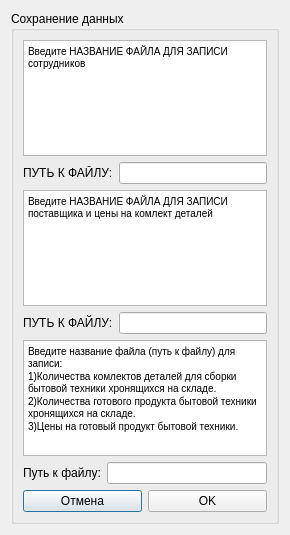
<?xml version="1.0" encoding="UTF-8"?>
<ui version="4.0">
 <class>Save_Data</class>
 <widget class="QDialog" name="Save_Data">
  <property name="geometry">
   <rect>
    <x>0</x>
    <y>0</y>
    <width>290</width>
    <height>535</height>
   </rect>
  </property>
  <property name="windowTitle">
   <string>Dialog</string>
  </property>
  <layout class="QGridLayout" name="gridLayout">
   <item row="0" column="0">
    <widget class="QGroupBox" name="groupBox">
     <property name="title">
      <string>Сохранение данных</string>
     </property>
     <layout class="QGridLayout" name="gridLayout_2">
      <item row="0" column="0" colspan="2">
       <layout class="QVBoxLayout" name="verticalLayout">
        <item>
         <widget class="QTextBrowser" name="textBrowser_3">
          <property name="html">
           <string>&lt;!DOCTYPE HTML PUBLIC &quot;-//W3C//DTD HTML 4.0//EN&quot; &quot;http://www.w3.org/TR/REC-html40/strict.dtd&quot;&gt;
&lt;html&gt;&lt;head&gt;&lt;meta name=&quot;qrichtext&quot; content=&quot;1&quot; /&gt;&lt;style type=&quot;text/css&quot;&gt;
p, li { white-space: pre-wrap; }
&lt;/style&gt;&lt;/head&gt;&lt;body style=&quot; font-family:'MS Shell Dlg 2'; font-size:7.8pt; font-weight:400; font-style:normal;&quot;&gt;
&lt;p style=&quot; margin-top:0px; margin-bottom:0px; margin-left:0px; margin-right:0px; -qt-block-indent:0; text-indent:0px;&quot;&gt;&lt;span style=&quot; font-family:'MS Shell Dlg 2';&quot;&gt;Введите НАЗВАНИЕ ФАЙЛА ДЛЯ ЗАПИСИ сотрудников&lt;/span&gt;&lt;/p&gt;&lt;/body&gt;&lt;/html&gt;</string>
          </property>
         </widget>
        </item>
        <item>
         <layout class="QHBoxLayout" name="horizontalLayout">
          <item>
           <widget class="QLabel" name="worker_toFile_label">
            <property name="text">
             <string>&lt;html&gt;&lt;head/&gt;&lt;body&gt;&lt;p&gt;ПУТЬ К ФАЙЛУ:&lt;/p&gt;&lt;/body&gt;&lt;/html&gt;</string>
            </property>
           </widget>
          </item>
          <item>
           <widget class="QLineEdit" name="worker_toFile_line"/>
          </item>
         </layout>
        </item>
       </layout>
      </item>
      <item row="1" column="0" colspan="2">
       <layout class="QVBoxLayout" name="verticalLayout_2">
        <item>
         <widget class="QTextBrowser" name="textBrowser_2">
          <property name="html">
           <string>&lt;!DOCTYPE HTML PUBLIC &quot;-//W3C//DTD HTML 4.0//EN&quot; &quot;http://www.w3.org/TR/REC-html40/strict.dtd&quot;&gt;
&lt;html&gt;&lt;head&gt;&lt;meta name=&quot;qrichtext&quot; content=&quot;1&quot; /&gt;&lt;style type=&quot;text/css&quot;&gt;
p, li { white-space: pre-wrap; }
&lt;/style&gt;&lt;/head&gt;&lt;body style=&quot; font-family:'MS Shell Dlg 2'; font-size:7.8pt; font-weight:400; font-style:normal;&quot;&gt;
&lt;p style=&quot; margin-top:0px; margin-bottom:0px; margin-left:0px; margin-right:0px; -qt-block-indent:0; text-indent:0px;&quot;&gt;&lt;span style=&quot; font-family:'MS Shell Dlg 2';&quot;&gt;Введите НАЗВАНИЕ ФАЙЛА ДЛЯ ЗАПИСИ поставщика и цены на комлект деталей&lt;/span&gt;&lt;/p&gt;&lt;/body&gt;&lt;/html&gt;</string>
          </property>
         </widget>
        </item>
        <item>
         <layout class="QHBoxLayout" name="horizontalLayout_2">
          <item>
           <widget class="QLabel" name="supCost_toFile_label">
            <property name="text">
             <string>ПУТЬ К ФАЙЛУ:</string>
            </property>
           </widget>
          </item>
          <item>
           <widget class="QLineEdit" name="supCost_toFile_line"/>
          </item>
         </layout>
        </item>
       </layout>
      </item>
      <item row="2" column="0" colspan="2">
       <layout class="QVBoxLayout" name="verticalLayout_3">
        <item>
         <widget class="QTextBrowser" name="textBrowser">
          <property name="html">
           <string>&lt;!DOCTYPE HTML PUBLIC &quot;-//W3C//DTD HTML 4.0//EN&quot; &quot;http://www.w3.org/TR/REC-html40/strict.dtd&quot;&gt;
&lt;html&gt;&lt;head&gt;&lt;meta name=&quot;qrichtext&quot; content=&quot;1&quot; /&gt;&lt;style type=&quot;text/css&quot;&gt;
p, li { white-space: pre-wrap; }
&lt;/style&gt;&lt;/head&gt;&lt;body style=&quot; font-family:'MS Shell Dlg 2'; font-size:7.8pt; font-weight:400; font-style:normal;&quot;&gt;
&lt;p style=&quot; margin-top:0px; margin-bottom:0px; margin-left:0px; margin-right:0px; -qt-block-indent:0; text-indent:0px;&quot;&gt;&lt;span style=&quot; font-family:'MS Shell Dlg 2';&quot;&gt;Введите название файла (путь к файлу) для записи:&lt;/span&gt;&lt;/p&gt;
&lt;p style=&quot; margin-top:0px; margin-bottom:0px; margin-left:0px; margin-right:0px; -qt-block-indent:0; text-indent:0px;&quot;&gt;&lt;span style=&quot; font-family:'MS Shell Dlg 2';&quot;&gt;1)Количества комлектов деталей для сборки бытовой техники хронящихся на складе.&lt;/span&gt;&lt;/p&gt;
&lt;p style=&quot; margin-top:0px; margin-bottom:0px; margin-left:0px; margin-right:0px; -qt-block-indent:0; text-indent:0px;&quot;&gt;&lt;span style=&quot; font-family:'MS Shell Dlg 2';&quot;&gt;2)Количества готового продукта бытовой техники хронящихся на складе.&lt;/span&gt;&lt;/p&gt;
&lt;p style=&quot; margin-top:0px; margin-bottom:0px; margin-left:0px; margin-right:0px; -qt-block-indent:0; text-indent:0px;&quot;&gt;&lt;span style=&quot; font-family:'MS Shell Dlg 2';&quot;&gt;3)Цены на готовый продукт бытовой техники. &lt;/span&gt;&lt;/p&gt;&lt;/body&gt;&lt;/html&gt;</string>
          </property>
         </widget>
        </item>
        <item>
         <layout class="QHBoxLayout" name="horizontalLayout_3">
          <item>
           <widget class="QLabel" name="kitProductCost_toFile_label">
            <property name="text">
             <string>Путь к файлу:</string>
            </property>
           </widget>
          </item>
          <item>
           <widget class="QLineEdit" name="kitProductCost_toFile_line"/>
          </item>
         </layout>
        </item>
       </layout>
      </item>
      <item row="3" column="0">
       <widget class="QPushButton" name="to_Menu">
        <property name="text">
         <string>Отмена</string>
        </property>
       </widget>
      </item>
      <item row="3" column="1">
       <widget class="QPushButton" name="to_File_btn">
        <property name="text">
         <string>OK</string>
        </property>
       </widget>
      </item>
     </layout>
    </widget>
   </item>
  </layout>
 </widget>
 <resources/>
 <connections/>
</ui>
